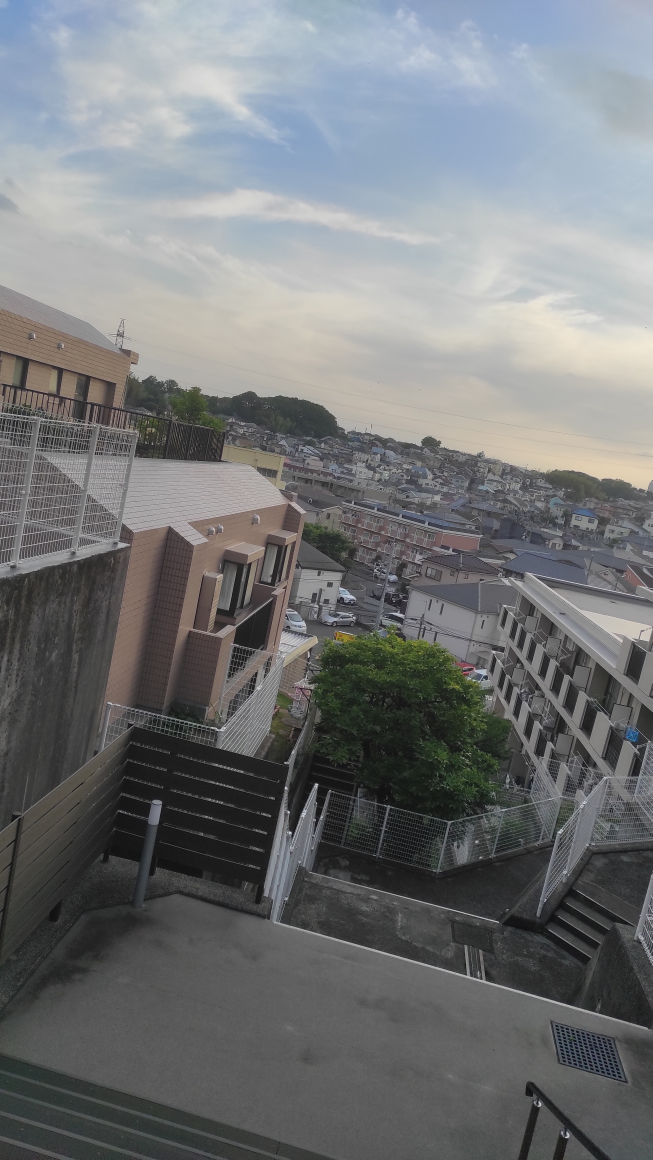
#> input picture Exercise_geometric_transform/Photos_set_1/vertical_rotate.jpg, 2610 x 4640 px, found by its file name (shown at 1/4 size)
$ python orb.py
#> lines starting #> are read from the running program, lines starting #| are printed output that depends on the picture; long printed decimals are rounded
import numpy as np
import cv2 as cv
import random
from scipy.linalg import solve

# read 2 input images and convert them into grey scale images
def read_and_grey_images(img1_path, img2_path):
    img1 = cv.imread(img1_path)
#> img1 is the input picture: shape (4640, 2610, 3); mean B, G, R 120.3, 118.5, 116.2
    img2 = cv.imread(img2_path)
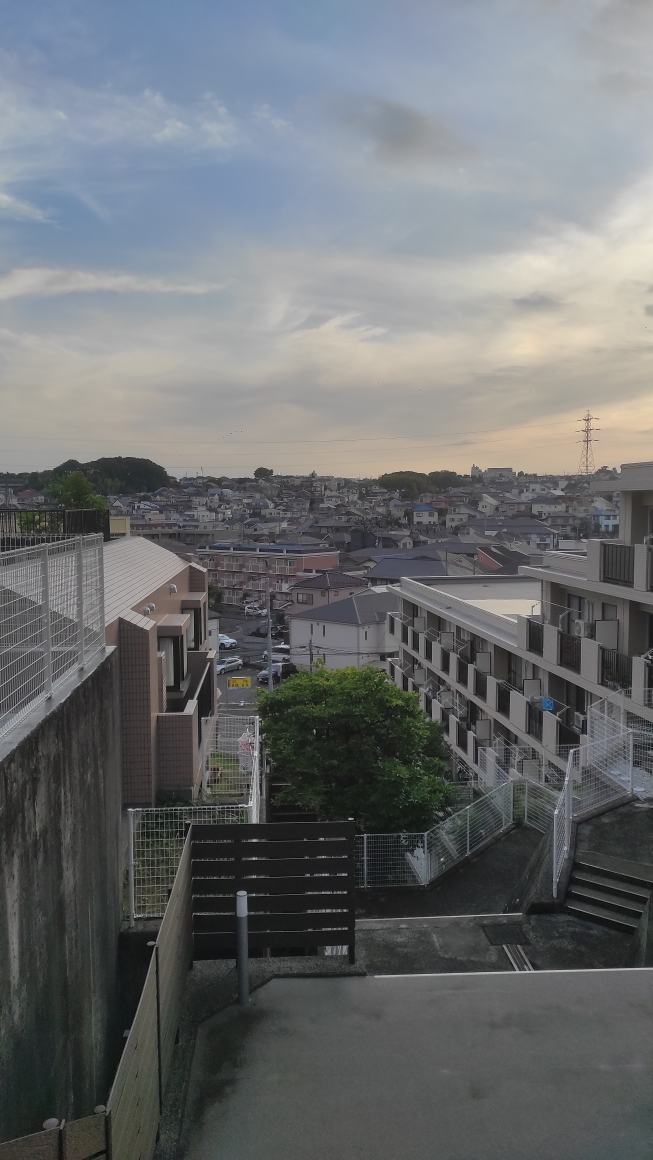
#> input picture Exercise_geometric_transform/Photos_set_1/vertical_center.jpg, 2610 x 4640 px, found by its file name (shown at 1/4 size)
#> img2 is the input picture: shape (4640, 2610, 3); mean B, G, R 112.7, 110.6, 107.8
    img1 = cv.resize(img1, (0,0), fx=0.2, fy=0.2, interpolation = cv.INTER_AREA)
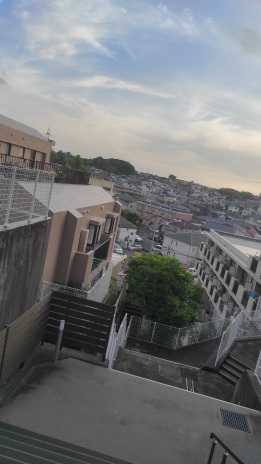
#> img1: shape (928, 522, 3) (shown at 1/2 size); mean B, G, R 120.3, 118.5, 116.2
    img2 = cv.resize(img2, (0,0), fx=0.2, fy=0.2, interpolation = cv.INTER_AREA)
#> img2: shape (928, 522, 3)
    gray1 = cv.cvtColor(img1, cv.COLOR_BGR2GRAY)
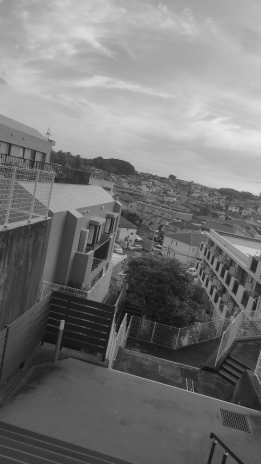
#> gray1: shape (928, 522) (shown at 1/2 size); min 12, max 234, mean 118
    gray2 = cv.cvtColor(img2, cv.COLOR_BGR2GRAY)
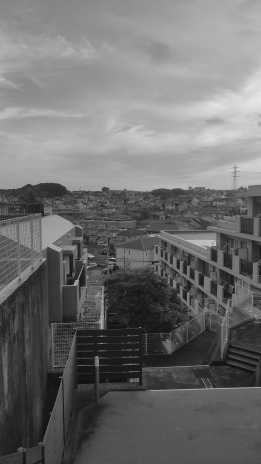
#> gray2: shape (928, 522) (shown at 1/2 size); min 11, max 232, mean 110
    return img1, img2, gray1, gray2

# find keypoints of 2 input grey scale images, perform matches between both images and return the strongest matches into an array
def match_keypoints(gray1, gray2, ratio, res_path):

    # initiate ORB detector
    orb = cv.ORB_create()

    # kp --> Keypoints : array containing the feature points of the grayscale image
    # des --> Descriptor : array of size [nb keypoints]x128 containing informations about feature points

    # find the keypoints and compute the descriptors with ORB
    kp1 = orb.detect(gray1, None)
    kp2 = orb.detect(gray2, None)
    kp1, des1 = orb.compute(gray1, kp1)
    kp2, des2 = orb.compute(gray2, kp2)

    print('nb keypoints img1 : ' + str(len(kp1)))

    # draw keypoints and save the result image
    img1_kp = gray1
    img1_kp = cv.drawKeypoints(gray1, kp1, img1_kp)
    cv.imwrite(res_path + 'orb_keypoints.jpg', img1_kp)

    # match keypoints between both images using brute-force
    bf = cv.BFMatcher()
    matches = bf.knnMatch(des1, des2, k=2)

    # apply ratio test to select only the strongest matches
    good_matches = []
    for m,n in matches:
        if m.distance < ratio * n.distance:
            good_matches.append([m])

    # draw matches and save the result image
    img_matches = cv.drawMatchesKnn(gray1, kp1, gray2, kp2, good_matches, None, flags=cv.DrawMatchesFlags_NOT_DRAW_SINGLE_POINTS)
    cv.imwrite(res_path + 'orb_matches.jpg', img_matches)

    # extract the 4 best matches from good_matches (those with the smallest distance)
    if len(good_matches) < 4:
        print("less than 4 matches between images")
    else:
        sorted_good_matches = sorted(good_matches, key=lambda x: x[0].distance)
        best_4_matches = sorted_good_matches[:4]

    # draw matches and save the result image
    img_best_matches = cv.drawMatchesKnn(gray1, kp1, gray2, kp2, best_4_matches, None, flags=cv.DrawMatchesFlags_NOT_DRAW_SINGLE_POINTS)
    cv.imwrite(res_path + 'orb_best_matches.jpg', img_best_matches)

    # construct an array of pair of matched points
    matched_points = []
    for m in good_matches:
        pt1 = kp1[m[0].queryIdx].pt
        pt2 = kp2[m[0].trainIdx].pt
        matched_points.append([pt1, pt2])

    # construct an array of pair of the 4 best matched points
    best_4_matched_points = []
    for m in best_4_matches:
        pt1 = kp1[m[0].queryIdx].pt
        pt2 = kp2[m[0].trainIdx].pt
        best_4_matched_points.append([pt1, pt2])

    return matched_points, best_4_matched_points

def J_translation(x, y):
    J = np.array([[1, 0],
                  [0, 1]])
    return J

def J_similarity(x, y):
    J = np.array([[1, 0, x, -y],
                  [0, 1, y, x]])
    return J

def J_affine(x, y):
    J = np.array([[1, 0, x, y, 0, 0],
                  [0, 1, 0, 0, x, y]])
    return J

# compute the nxn matrix A and the nx1 vector b from the matched points between 2 images and the Jacobian matrix
def compute_A_b(matched_points, J_def, n):

    A = np.zeros([n, n])
    b = np.zeros([n, 1])

    for m in matched_points:

        x1 = m[0][0]
        y1 = m[0][1]
        x2 = m[1][0]
        y2 = m[1][1]
        delta = [[x2 - x1],
                 [y2 - y1]]

        # Jacobian matrix
        J = J_def(x1, y1)
        Jt = J.transpose()

        A = A + Jt.dot(J)
        b = b + Jt.dot(delta)

    return A, b

# compute the translation parameters between 2 images using the matched keypoints and return the 3x3 transformation matrix
def compute_translation_matrix(matched_points):

    # dimension of matrix A (biggest dim of J)
    n = 2

    # compute matrix A and vector b
    A, b = compute_A_b(matched_points, J_translation, n)

    # compute translation 2x1 vector p
    p = solve(A, b)
    print('translation vector :')
    print(p)

    # 3x3 transformation matrix
    M = np.array([[1, 0, p[0][0]],
                  [0, 1, p[1][0]],
                  [0, 0, 1      ]])

    return M

# compute the euclidean parameters between 2 images using the matched keypoints and return the 3x3 transformation matrix
def compute_euclidean_matrix(matched_points):

    # for the estimation of the euclidean transformation, we first compute a similarity transformation since it is a non-linear problem

    # dimension of matrix A (biggest dim of J)
    ns = 4

    # compute matrix A and vector b
    As, bs = compute_A_b(matched_points, J_similarity, ns)

    # compute similarity 4x1 vector p
    ps = solve(As, bs)

    # compute euclidean 3x1 vector p from the similarity vector
    p = np.zeros([3, 1])
    p[0][0] = ps[0][0]
    p[1][0] = ps[1][0]
    p[2][0] = np.arctan(ps[3][0]/ps[2][0])
    print('euclidean vector :')
    print(p)

    # 3x3 transformation matrix
    M = np.array([[np.cos(p[2][0]), -np.sin(p[2][0]), p[0][0]],
                  [np.sin(p[2][0]), np.cos(p[2][0]) , p[1][0]],
                  [0              , 0               , 1      ]])

    return M

# compute the similarity parameters between 2 images using the matched keypoints and return the 3x3 transformation matrix
def compute_similarity_matrix(matched_points):

    # dimension of matrix A (biggest dim of J)
    n = 4

    # compute matrix A and vector b
    A, b = compute_A_b(matched_points, J_similarity, n)

    # compute similarity 4x1 vector p
    p = solve(A, b)
    print('similarity vector :')
    print(p)

    # 3x3 transformation matrix
    M = np.array([[1+p[2][0], -p[3][0] , p[0][0]],
                  [p[3][0]  , 1+p[2][0], p[1][0]],
                  [0        , 0        , 1      ]])

    return M

# compute the affine parameters between 2 images using the matched keypoints and return the 3x3 transformation matrix
def compute_affine_matrix(matched_points):

    # dimension of matrix A (biggest dim of J)
    n = 6

    # compute matrix A and vector b
    A, b = compute_A_b(matched_points, J_affine, n)

    # compute affine 6x1 vector p
    p = solve(A, b)
    print('affine vector :')
    print(p)

    # 3x3 transformation matrix
    M = np.array([[1+p[2][0], p[3][0]  , p[0][0]],
                  [p[4][0]  , 1+p[5][0], p[1][0]],
                  [0        , 0        , 1      ]])

    return M

def get_affine_matrix(matched_points):

    pts1 = []
    pts2 = []

    # creation of a list of 3 points for each image
    for m in matched_points[:3]:
        pts1.append(m[0])
        pts2.append(m[1])

    # conversion into np array
    pts1_np = np.array(pts1, dtype=np.float32)
    pts2_np = np.array(pts2, dtype=np.float32)

    # 3x3 transformation matrix
    M = cv.getAffineTransform(pts1_np, pts2_np)

    return M

def get_homography_matrix(matched_points):

    pts1 = []
    pts2 = []

    # creation of a list of 4 points for each image
    for m in matched_points:
        pts1.append(m[0])
        pts2.append(m[1])

    print(pts1)
    print(pts2)

    # conversion into np array
    pts1_np = np.array(pts1, dtype=np.float32)
    pts2_np = np.array(pts2, dtype=np.float32)

    # 3x3 transformation matrix
    M = cv.getPerspectiveTransform(pts1_np, pts2_np)

    return M

# transform an image using the 2x3 transformation matrix M and save the result image
# [8 lines left out: function transform_affine, not called in this run]

# transform an image using the 3x3 transformation matrix M and save the result image
def transform(gray, M, res_path):

    img_width = gray.shape[1]
    img_height = gray.shape[0]

    img_transformed = cv.warpPerspective(gray, M, (img_width, img_height))

    print(img_transformed.shape[:2])

    cv.imwrite(res_path + 'img_query_transform.jpg', img_transformed)

# compute the canvas dimension required to contain the reference and the transformed query images
def calculate_canvas_size(img_query, img_ref, M):

    # get images dimensions
    h1, w1 = img_query.shape[:2]
    h2, w2 = img_ref.shape[:2]

    # get corners' positions for both images
    corners_img_query = np.float32([[0, 0], [0, h1], [w1, h1], [w1, 0]]).reshape(-1, 1, 2)
    corners_img_ref = np.float32([[0, 0], [0, h2], [w2, h2], [w2, 0]]).reshape(-1, 1, 2)

    # get corners' positions of the transformed query image
    transformed_corners_img_query = cv.perspectiveTransform(corners_img_query, M)

    # combine corners of both images
    all_corners = np.vstack((corners_img_ref, transformed_corners_img_query))

    # find limits of the canvas
    [xmin, ymin] = np.int32(all_corners.min(axis=0).ravel() - 0.5)
    [xmax, ymax] = np.int32(all_corners.max(axis=0).ravel() + 0.5)
    translation = [-xmin, -ymin]

    # canvas dimensions
    canvas_size = (xmax - xmin, ymax - ymin)

    return canvas_size, translation

# stitch the reference image and the transformed query image on a single image
def blend_images(img_query, img_ref, M):

    # compute canva dimension
    canvas_size, translation = calculate_canvas_size(img_query, img_ref, M)
    tx, ty = translation

    # multiplication of transformation matrix and translation matrix
    translation_matrix = np.array([[1, 0, tx], [0, 1, ty], [0, 0, 1]])
    M_translation = np.dot(translation_matrix, M)

    # canvas creation
    canvas = np.zeros((canvas_size[1], canvas_size[0]), dtype=np.uint8)

    # put ref image on the canvas
    canvas[ty:ty+img_ref.shape[0], tx:tx+img_ref.shape[1]] = img_ref

    # transformation of the query image
    img_query_transformed = cv.warpPerspective(img_query, M_translation, canvas_size)

    # blend images on the canvas
    canvas = cv.addWeighted(canvas, 1, img_query_transformed, 1, 0)

    return canvas


####### main #######

# define useful paths
path = 'Exercise_geometric_transform/'
set1_path = path + 'Photos_set_1/'
set2_path = path + 'Photos_set_2/'
set3_path = path + 'Photos_set_3/'
res_path = path + 'Results/'

# 2 images with similarities
img_query_path = set1_path + 'vertical_rotate.jpg'  # the image i want to deform in order to obtain the ref image
img_ref_path = set1_path + 'vertical_center.jpg'    # the reference image

# ratio applied to select the strongest matches
ratio = 0.7

# read and resize images
img_query, img_ref, gray_query, gray_ref = read_and_grey_images(img_query_path, img_ref_path)

print(gray_query.shape[:2])
#| (928, 522)
print(gray_ref.shape[:2])
#| (928, 522)

# find keypoints in both images and matched them
matched_points, best_4_matched_points = match_keypoints(gray_query, gray_ref, ratio, res_path)
#> in match_keypoints, `kp1 = orb.detect(gray1, None)`: kp1 = 500 keypoints; strongest (x, y, size): (253, 627, 31), (252, 628, 37.2), (432, 883, 31), (384, 782, 31)
#> in match_keypoints, `kp2 = orb.detect(gray2, None)`: kp2 = 500 keypoints; strongest (x, y, size): (410, 775, 31), (146, 568, 31), (203, 656, 37.2), (145, 568, 37.2)
#| nb keypoints img1 : 500
#> in match_keypoints, `img1_kp = cv.drawKeypoints(gray1, kp1, img1_kp)`:
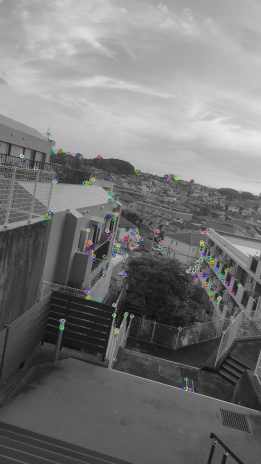
#> img1_kp: shape (928, 522, 3) (shown at 1/2 size); mean of channels 0, 1, 2 118.4, 118.5, 118.4; drawn as B, G, R
#> in match_keypoints, `matches = bf.knnMatch(des1, des2, k=2)`: matches = 500 matches
#> after the loop in match_keypoints, `for m,n in matches:`: good_matches = 10 matches
#> in match_keypoints, `img_matches = cv.drawMatchesKnn(gray1, kp1, gray2, kp2, good_matches, ..`:
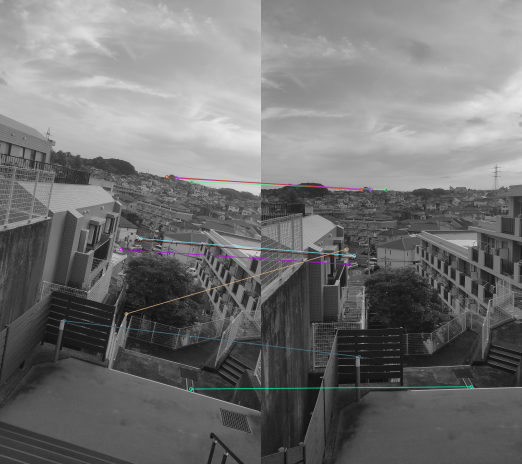
#> img_matches: shape (928, 1044, 3) (shown at 1/2 size); mean of channels 0, 1, 2 114.3, 114.2, 114.2; drawn as B, G, R
#> in match_keypoints, `best_4_matches = sorted_good_matches[:4]`: best_4_matches = 4 matches
#> the loop in match_keypoints, `for m in good_matches:` made 10 passes
#> (pt1, pt2) on passes 1 to 8: ((277, 480), (182, 516)), ((128, 641), (196, 713)), ((381.6, 777.6), (420, 773)), ((280.8, 476.6), (185.8, 511.2)), ((352.8, 355.7), (218.9, 378.7)), ((383, 362.9), (249.1, 378.7)), ((352.5, 356), (219.5, 378.4)), ((252.3, 627.3), (171.1, 497.7))
#> after the loop in match_keypoints, `for m in good_matches:`: matched_points = 10 items
#> the loop in match_keypoints, `for m in best_4_matches:` made 4 passes
#> after the loop in match_keypoints, `for m in best_4_matches:`: best_4_matched_points = [[(383, 362.9), (249.1, 378.7)], [(352.8, 355.7), (218.9, 378.7)], [(352.5, 356), (219.5, 378.4)], [(277, 480), (182, 516)]]
#> matched_points = 10 items

# compute transformation matrixes to go from img_query to img_ref using different transformations
Mt = compute_translation_matrix(matched_points)
#> the loop in compute_A_b, `for m in matched_points: ` made 10 passes
#> (x1, y1, x2, y2, delta, A, b) on passes 2 to 6: (128, 641, 196, 713, [[68], [72]], [[2, 0], [0, 2]], [-27, 108]), (381.6, 777.6, 420, 773, [[38.4], [-4.6]], [[3, 0], [0, 3]], [11.4, 103.4]), (280.8, 476.6, 185.8, 511.2, [[-95.04], [34.56]], [[4, 0], [0, 4]], [-83.64, 138]), (352.8, 355.7, 218.9, 378.7, [[-133.9], [23.04]], [[5, 0], [0, 5]], [-217.6, 161]), (383, 362.9, 249.1, 378.7, [[-133.9], [15.84]], [[6, 0], [0, 6]], [-351.5, 176.8])
#> in compute_translation_matrix, `A, b = compute_A_b(matched_points, J_translation, n)`: A = [[10, 0], [0, 10]]; b = [-765.3, 125.4]
#> in compute_translation_matrix, `p = solve(A, b)`: p = [-76.53, 12.54]
#| [[-76.531 ]
#|  [ 12.540]]
#> in compute_translation_matrix, `M = np.array([[1, 0, p[0][0]], [0, 1, p[1][0]], [0, 0, 1      ]])`: M = [[1, 0, -76.53], [0, 1, 12.54], [0, 0, 1]]
#> Mt = [[1, 0, -76.53], [0, 1, 12.54], [0, 0, 1]]
Me = compute_euclidean_matrix(matched_points)
#> the loop in compute_A_b (call 2), `for m in matched_points: ` made 10 passes
#> (x1, y1, x2, y2, delta, J, Jt, b) on passes 2 to 3: (128, 641, 196, 713, [[68], [72]], [[1, 0, 128, -641], [0, 1, 641, 128]], [[1, 0], [0, 1], [128, 641], [-641, 128]], [-27, 108, 45821, 21200]), (381.6, 777.6, 420, 773, [[38.4], [-4.6]], [[1, 0, 381.6, -777.6], [0, 1, 777.6, 381.6]], [[1, 0], [0, 1], [381.6, 777.6], [-777.6, 381.6]], [11.4, 103.4, 56897.4, -10415.2])
#> in compute_euclidean_matrix, `As, bs = compute_A_b(matched_points, J_similarity, ns)`: As = [[10, 0, 2983.3, -4929], [0, 10, 4929, 2983.3], [2983.3, 4929, 3571362.7, 0], [-4929, 2983.3, 0, 3571362.7]]; bs = [-765.3, 125.4, -215073.6, 324516]
#> in compute_euclidean_matrix, `ps = solve(As, bs)`: ps = [-195.4, 214.4, -0.193, -0.358]
#> Me = [[0.474, -0.88, -195.4], [0.88, 0.474, 214.4], [0, 0, 1]]
Ms = compute_similarity_matrix(matched_points)
#> in compute_similarity_matrix, `A, b = compute_A_b(matched_points, J_similarity, n)`: A has the same summary as As in compute_euclidean_matrix; b = [-765.3, 125.4, -215073.6, 324516]
#> in compute_similarity_matrix, `p = solve(A, b)`: p = [-195.4, 214.4, -0.193, -0.358]
#| [[-1.95403476e+02]
#|  [ 2.14390542e+02]
#|  [-1.92883427e-01]
#|  [-3.57912136e-01]]
#> in compute_similarity_matrix, `M = np.array([[1+p[2][0], -p[3][0] , p[0][0]], [p[3][0]  , 1+p[2][0], ..`: M = [[0.807, 0.358, -195.4], [-0.358, 0.807, 214.4], [0, 0, 1]]
#> Ms has the same summary as M in compute_similarity_matrix
Ma = compute_affine_matrix(matched_points)
#> in compute_affine_matrix, `A, b = compute_A_b(matched_points, J_affine, n)`: A = [[10, 0, 2983.3, 4929, 0, 0], [0, 10, 0, 0, 2983.3, 4929], [2983.3, 0, 946359.1, 1432221, 0, 0], [4929, 0, 1432221, 2625003.6, 0, 0], [0, 2983.3, 0, 0, 946359.1, 1432221], [0, 4929, 0, 0, 1432221, 2625003.6]]; b = [-765.3, 125.4, -256061.5, -292119.4, 32396.6, 40987.9]
#> in compute_affine_matrix, `p = solve(A, b)`: p = [-201.6, 138.6, -0.227, 0.391, -0.186, -0.143]
#| [[-2.01563050e+02]
#|  [ 1.38578608e+02]
#|  [-2.26853500e-01]
#|  [ 3.90969332e-01]
#|  [-1.86214026e-01]
#|  [-1.42998284e-01]]
#> in compute_affine_matrix, `M = np.array([[1+p[2][0], p[3][0]  , p[0][0]], [p[4][0]  , 1+p[5][0], ..`: M = [[0.773, 0.391, -201.6], [-0.186, 0.857, 138.6], [0, 0, 1]]
#> Ma has the same summary as M in compute_affine_matrix

Ma2 = get_affine_matrix(best_4_matched_points)
#> the loop in get_affine_matrix, `for m in matched_points[:3]:` made 3 passes
#> after the loop in get_affine_matrix, `for m in matched_points[:3]:`: pts1 = [(383, 362.9), (352.8, 355.7), (352.5, 356)]; pts2 = [(249.1, 378.7), (218.9, 378.7), (219.5, 378.4)]
#> in get_affine_matrix, `pts1_np = np.array(pts1, dtype=np.float32)`: pts1_np = [[383, 362.9], [352.8, 355.7], [352.5, 356]]
#> in get_affine_matrix, `pts2_np = np.array(pts2, dtype=np.float32)`: pts2_np = [[249.1, 378.7], [218.9, 378.7], [219.5, 378.4]]
#> in get_affine_matrix, `M = cv.getAffineTransform(pts1_np, pts2_np)`: M = [[0.423, 2.42, -792.2], [0.192, -0.808, 598.1]]
#> Ma2 = [[0.423, 2.42, -792.2], [0.192, -0.808, 598.1]]
Mh = get_homography_matrix(best_4_matched_points)
#> the loop in get_homography_matrix, `for m in matched_points:` made 4 passes
#> after the loop in get_homography_matrix, `for m in matched_points:`: pts1 = [(383, 362.9), (352.8, 355.7), (352.5, 356), (277, 480)]; pts2 = [(249.1, 378.7), (218.9, 378.7), (219.5, 378.4), (182, 516)]
#| [(383.040, 362.880), (352.800, 355.680), (352.512, 355.968), (277.0, 480.0)]
#| [(249.120, 378.720), (218.880, 378.720), (219.456, 378.432), (182.0, 516.0)]
#> in get_homography_matrix, `pts1_np = np.array(pts1, dtype=np.float32)`: pts1_np = [[383, 362.9], [352.8, 355.7], [352.5, 356], [277, 480]]
#> in get_homography_matrix, `pts2_np = np.array(pts2, dtype=np.float32)`: pts2_np = [[249.1, 378.7], [218.9, 378.7], [219.5, 378.4], [182, 516]]
#> in get_homography_matrix, `M = cv.getPerspectiveTransform(pts1_np, pts2_np)`: M = [[-0.404, -0.275, 242.5], [-0.623, -0.442, 380.8], [-0.00165, -0.00115, 1]]
#> Mh has the same summary as M in get_homography_matrix

# print transformation matrixes of different transformations
print('translation matrix :')
print(Mt)
#| [[  1.           0.         -76.531 ]
#|  [  0.           1.          12.540]
#|  [  0.           0.           1.        ]]
print('euclidean matrix :')
print(Me)
#| [[   0.4744   -0.8803 -195.403]
#|  [   0.8803    0.4744  214.391]
#|  [   0.            0.            1.        ]]
print('similarity matrix :')
print(Ms)
#| [[   0.8071    0.3579 -195.403]
#|  [  -0.3579    0.8071  214.391]
#|  [   0.            0.            1.        ]]
print('affine matrix :')
print(Ma)
#| [[ 7.73146500e-01  3.90969332e-01 -2.01563050e+02]
#|  [-1.86214026e-01  8.57001716e-01  1.38578608e+02]
#|  [ 0.00000000e+00  0.00000000e+00  1.00000000e+00]]

print('affine matrix from func :')
print(Ma2)
#| [[ 4.23107362e-01  2.42295658e+00 -7.92189532e+02]
#|  [ 1.92270513e-01 -8.07537949e-01  5.98112077e+02]]
print('homography matrix from func :')
print(Mh)
#| [[-4.04312233e-01 -2.75027578e-01  2.42537562e+02]
#|  [-6.23267187e-01 -4.42415119e-01  3.80836112e+02]
#|  [-1.65061743e-03 -1.14761832e-03  1.00000000e+00]]

# transform the query image into the ref image
transform(gray_query, Ma, res_path)
#> in transform, `img_transformed = cv.warpPerspective(gray, M, (img_width, img_height))`:
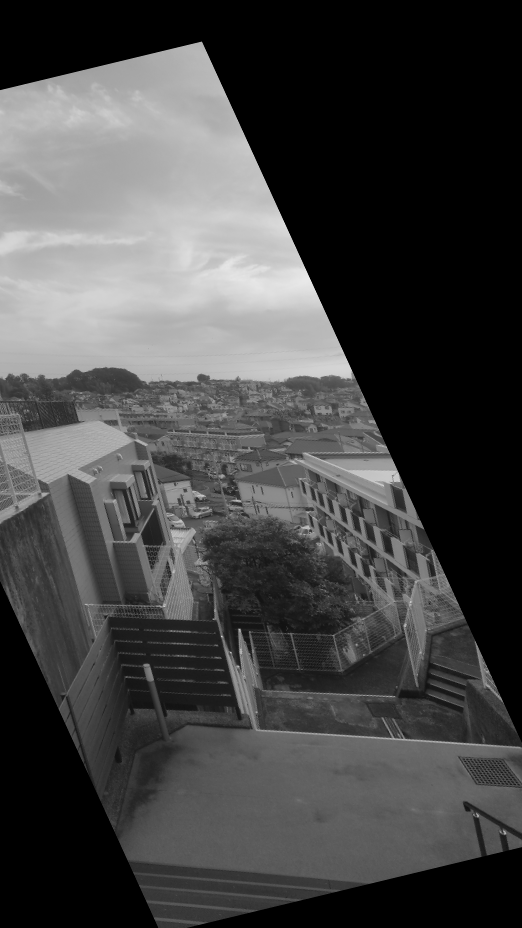
#> img_transformed: shape (928, 522); min 0, max 234, mean 69.6
#| (928, 522)

# blend query and ref images on a canvas
canvas = blend_images(gray_query, gray_ref, Ma)
#> (the rest of the program and of its run is left out)
